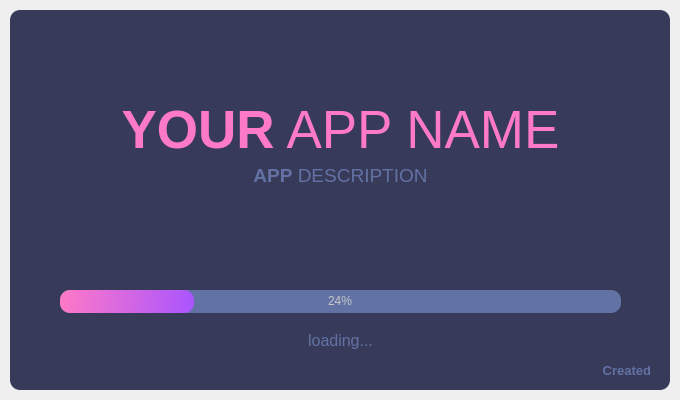
<?xml version="1.0" encoding="UTF-8"?>
<ui version="4.0">
 <class>SplashScreen</class>
 <widget class="QMainWindow" name="SplashScreen">
  <property name="geometry">
   <rect>
    <x>0</x>
    <y>0</y>
    <width>680</width>
    <height>400</height>
   </rect>
  </property>
  <property name="windowTitle">
   <string>MainWindow</string>
  </property>
  <widget class="QWidget" name="centralwidget">
   <layout class="QVBoxLayout" name="verticalLayout">
    <property name="spacing">
     <number>0</number>
    </property>
    <property name="leftMargin">
     <number>10</number>
    </property>
    <property name="topMargin">
     <number>10</number>
    </property>
    <property name="rightMargin">
     <number>10</number>
    </property>
    <property name="bottomMargin">
     <number>10</number>
    </property>
    <item>
     <widget class="QFrame" name="dropShadowFrame">
      <property name="styleSheet">
       <string notr="true">QFrame {
	background-color: rgb(56, 58, 89);
	color: rgb(220, 220, 220);
	border-radius: 10px;
}</string>
      </property>
      <property name="frameShape">
       <enum>QFrame::StyledPanel</enum>
      </property>
      <property name="frameShadow">
       <enum>QFrame::Raised</enum>
      </property>
      <widget class="QLabel" name="label_title">
       <property name="geometry">
        <rect>
         <x>0</x>
         <y>90</y>
         <width>661</width>
         <height>61</height>
        </rect>
       </property>
       <property name="font">
        <font>
         <family>Segoe UI</family>
         <pointsize>40</pointsize>
        </font>
       </property>
       <property name="styleSheet">
        <string notr="true">color: rgb(254, 121, 199);</string>
       </property>
       <property name="text">
        <string>&lt;strong&gt;YOUR&lt;/strong&gt; APP NAME</string>
       </property>
       <property name="alignment">
        <set>Qt::AlignCenter</set>
       </property>
      </widget>
      <widget class="QLabel" name="label_description">
       <property name="geometry">
        <rect>
         <x>0</x>
         <y>150</y>
         <width>661</width>
         <height>31</height>
        </rect>
       </property>
       <property name="font">
        <font>
         <family>Segoe UI</family>
         <pointsize>14</pointsize>
        </font>
       </property>
       <property name="styleSheet">
        <string notr="true">color: rgb(98, 114, 164);</string>
       </property>
       <property name="text">
        <string>&lt;strong&gt;APP&lt;/strong&gt; DESCRIPTION</string>
       </property>
       <property name="alignment">
        <set>Qt::AlignCenter</set>
       </property>
      </widget>
      <widget class="QProgressBar" name="progressBar">
       <property name="geometry">
        <rect>
         <x>50</x>
         <y>280</y>
         <width>561</width>
         <height>23</height>
        </rect>
       </property>
       <property name="styleSheet">
        <string notr="true">QProgressBar {

	background-color: rgb(98, 114, 164);
	color: rgb(200, 200, 200);
	border-style: none;
	border-radius: 10px;
	text-align: center;
}
QProgressBar::chunk{
	border-radius: 10px;
	background-color: qlineargradient(spread:pad, x1:0, y1:0.511364, x2:1, y2:0.523, stop:0 rgba(254, 121, 199, 255), stop:1 rgba(170, 85, 255, 255));
}</string>
       </property>
       <property name="value">
        <number>24</number>
       </property>
      </widget>
      <widget class="QLabel" name="label_loading">
       <property name="geometry">
        <rect>
         <x>0</x>
         <y>320</y>
         <width>661</width>
         <height>21</height>
        </rect>
       </property>
       <property name="font">
        <font>
         <family>Segoe UI</family>
         <pointsize>12</pointsize>
        </font>
       </property>
       <property name="styleSheet">
        <string notr="true">color: rgb(98, 114, 164);</string>
       </property>
       <property name="text">
        <string>loading...</string>
       </property>
       <property name="alignment">
        <set>Qt::AlignCenter</set>
       </property>
      </widget>
      <widget class="QLabel" name="label_credits">
       <property name="geometry">
        <rect>
         <x>20</x>
         <y>350</y>
         <width>621</width>
         <height>21</height>
        </rect>
       </property>
       <property name="font">
        <font>
         <family>Segoe UI</family>
         <pointsize>10</pointsize>
        </font>
       </property>
       <property name="styleSheet">
        <string notr="true">color: rgb(98, 114, 164);</string>
       </property>
       <property name="text">
        <string>&lt;strong&gt;Created&lt;/strong&gt;</string>
       </property>
       <property name="alignment">
        <set>Qt::AlignRight|Qt::AlignTrailing|Qt::AlignVCenter</set>
       </property>
      </widget>
     </widget>
    </item>
   </layout>
  </widget>
 </widget>
 <resources/>
 <connections/>
</ui>
